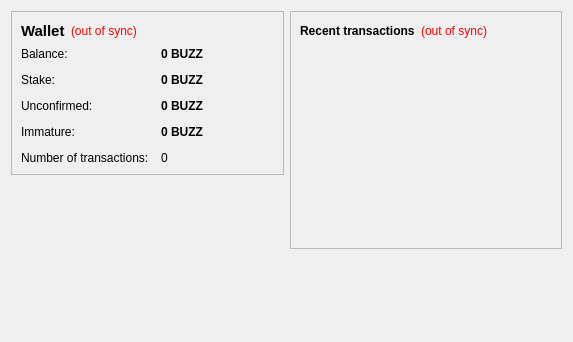
<?xml version="1.0" encoding="UTF-8"?>
<ui version="4.0">
 <class>OverviewPage</class>
 <widget class="QWidget" name="OverviewPage">
  <property name="geometry">
   <rect>
    <x>0</x>
    <y>0</y>
    <width>573</width>
    <height>342</height>
   </rect>
  </property>
  <property name="windowTitle">
   <string>Form</string>
  </property>
  <layout class="QHBoxLayout" name="horizontalLayout" stretch="1,1">
   <item>
    <layout class="QVBoxLayout" name="verticalLayout_2">
     <item>
      <widget class="QFrame" name="frame">
       <property name="frameShape">
        <enum>QFrame::StyledPanel</enum>
       </property>
       <property name="frameShadow">
        <enum>QFrame::Raised</enum>
       </property>
       <layout class="QVBoxLayout" name="verticalLayout_4">
        <item>
         <layout class="QHBoxLayout" name="horizontalLayout_4">
          <item>
           <widget class="QLabel" name="label_5">
            <property name="font">
             <font>
              <pointsize>11</pointsize>
              <weight>75</weight>
              <bold>true</bold>
             </font>
            </property>
            <property name="text">
             <string>Wallet</string>
            </property>
           </widget>
          </item>
          <item>
           <widget class="QLabel" name="labelWalletStatus">
            <property name="toolTip">
             <string>The displayed information may be out of date. Your wallet automatically synchronizes with the BuzzCoin network after a connection is established, but this process has not completed yet.</string>
            </property>
            <property name="styleSheet">
             <string notr="true">QLabel { color: red; }</string>
            </property>
            <property name="text">
             <string notr="true">(out of sync)</string>
            </property>
            <property name="alignment">
             <set>Qt::AlignLeading|Qt::AlignLeft|Qt::AlignVCenter</set>
            </property>
           </widget>
          </item>
          <item>
           <spacer name="horizontalSpacer_2">
            <property name="orientation">
             <enum>Qt::Horizontal</enum>
            </property>
            <property name="sizeHint" stdset="0">
             <size>
              <width>40</width>
              <height>20</height>
             </size>
            </property>
           </spacer>
          </item>
         </layout>
        </item>
        <item>
         <layout class="QFormLayout" name="formLayout_2">
          <property name="fieldGrowthPolicy">
           <enum>QFormLayout::AllNonFixedFieldsGrow</enum>
          </property>
          <property name="horizontalSpacing">
           <number>12</number>
          </property>
          <property name="verticalSpacing">
           <number>12</number>
          </property>
          <item row="0" column="0">
           <widget class="QLabel" name="label">
            <property name="text">
             <string>Balance:</string>
            </property>
           </widget>
          </item>
          <item row="0" column="1">
           <widget class="QLabel" name="labelBalance">
            <property name="font">
             <font>
              <weight>75</weight>
              <bold>true</bold>
             </font>
            </property>
            <property name="cursor">
             <cursorShape>IBeamCursor</cursorShape>
            </property>
            <property name="toolTip">
             <string>Your current balance</string>
            </property>
            <property name="text">
             <string notr="true">0 BUZZ</string>
            </property>
            <property name="textInteractionFlags">
             <set>Qt::LinksAccessibleByMouse|Qt::TextSelectableByKeyboard|Qt::TextSelectableByMouse</set>
            </property>
           </widget>
          </item>
          <item row="1" column="0">
           <widget class="QLabel" name="label_6">
            <property name="text">
             <string>Stake:</string>
            </property>
           </widget>
          </item>
          <item row="1" column="1">
           <widget class="QLabel" name="labelStake">
            <property name="font">
             <font>
              <weight>75</weight>
              <bold>true</bold>
             </font>
            </property>
            <property name="cursor">
             <cursorShape>IBeamCursor</cursorShape>
            </property>
            <property name="toolTip">
             <string>Total of coins that was staked, and do not yet count toward the current balance</string>
            </property>
            <property name="text">
             <string notr="true">0 BUZZ</string>
            </property>
            <property name="textInteractionFlags">
             <set>Qt::LinksAccessibleByMouse|Qt::TextSelectableByKeyboard|Qt::TextSelectableByMouse</set>
            </property>
           </widget>
          </item>
          <item row="2" column="0">
           <widget class="QLabel" name="label_3">
            <property name="text">
             <string>Unconfirmed:</string>
            </property>
           </widget>
          </item>
          <item row="2" column="1">
           <widget class="QLabel" name="labelUnconfirmed">
            <property name="font">
             <font>
              <weight>75</weight>
              <bold>true</bold>
             </font>
            </property>
            <property name="cursor">
             <cursorShape>IBeamCursor</cursorShape>
            </property>
            <property name="toolTip">
             <string>Total of transactions that have yet to be confirmed, and do not yet count toward the current balance</string>
            </property>
            <property name="text">
             <string notr="true">0 BUZZ</string>
            </property>
            <property name="textInteractionFlags">
             <set>Qt::LinksAccessibleByMouse|Qt::TextSelectableByKeyboard|Qt::TextSelectableByMouse</set>
            </property>
           </widget>
          </item>
          <item row="3" column="0">
           <widget class="QLabel" name="labelImmatureText">
            <property name="text">
             <string>Immature:</string>
            </property>
           </widget>
          </item>
          <item row="3" column="1">
           <widget class="QLabel" name="labelImmature">
            <property name="font">
             <font>
              <weight>75</weight>
              <bold>true</bold>
             </font>
            </property>
            <property name="toolTip">
             <string>Mined balance that has not yet matured</string>
            </property>
            <property name="text">
             <string notr="true">0 BUZZ</string>
            </property>
            <property name="textInteractionFlags">
             <set>Qt::LinksAccessibleByMouse|Qt::TextSelectableByKeyboard|Qt::TextSelectableByMouse</set>
            </property>
           </widget>
          </item>
          <item row="4" column="0">
           <widget class="QLabel" name="label_2">
            <property name="text">
             <string>Number of transactions:</string>
            </property>
           </widget>
          </item>
          <item row="4" column="1">
           <widget class="QLabel" name="labelNumTransactions">
            <property name="toolTip">
             <string>Total number of transactions in wallet</string>
            </property>
            <property name="text">
             <string notr="true">0</string>
            </property>
           </widget>
          </item>
         </layout>
        </item>
       </layout>
      </widget>
     </item>
     <item>
      <spacer name="verticalSpacer">
       <property name="orientation">
        <enum>Qt::Vertical</enum>
       </property>
       <property name="sizeHint" stdset="0">
        <size>
         <width>20</width>
         <height>40</height>
        </size>
       </property>
      </spacer>
     </item>
     <item>
      <widget class="QLabel" name="label_6">
       <property name="text">
        <string/>
       </property>
       <property name="pixmap">
        <pixmap resource="../bitcoin.qrc">:/images/backg</pixmap>
       </property>
       <property name="scaledContents">
        <bool>false</bool>
       </property>
       <property name="alignment">
        <set>Qt::AlignCenter</set>
       </property>
       <property name="margin">
        <number>-2</number>
       </property>
      </widget>
     </item>
    </layout>
   </item>
   <item>
    <layout class="QVBoxLayout" name="verticalLayout_3">
     <item>
      <widget class="QFrame" name="frame_2">
       <property name="frameShape">
        <enum>QFrame::StyledPanel</enum>
       </property>
       <property name="frameShadow">
        <enum>QFrame::Raised</enum>
       </property>
       <layout class="QVBoxLayout" name="verticalLayout">
        <item>
         <layout class="QHBoxLayout" name="horizontalLayout_2">
          <item>
           <widget class="QLabel" name="label_4">
            <property name="text">
             <string>&lt;b&gt;Recent transactions&lt;/b&gt;</string>
            </property>
           </widget>
          </item>
          <item>
           <widget class="QLabel" name="labelTransactionsStatus">
            <property name="toolTip">
             <string>The displayed information may be out of date. Your wallet automatically synchronizes with the BuzzCoin network after a connection is established, but this process has not completed yet.</string>
            </property>
            <property name="styleSheet">
             <string notr="true">QLabel { color: red; }</string>
            </property>
            <property name="text">
             <string notr="true">(out of sync)</string>
            </property>
            <property name="alignment">
             <set>Qt::AlignRight|Qt::AlignTrailing|Qt::AlignVCenter</set>
            </property>
           </widget>
          </item>
          <item>
           <spacer name="horizontalSpacer">
            <property name="orientation">
             <enum>Qt::Horizontal</enum>
            </property>
            <property name="sizeHint" stdset="0">
             <size>
              <width>40</width>
              <height>20</height>
             </size>
            </property>
           </spacer>
          </item>
         </layout>
        </item>
        <item>
         <widget class="QListView" name="listTransactions">
          <property name="styleSheet">
           <string notr="true">QListView { background: transparent; }</string>
          </property>
          <property name="frameShape">
           <enum>QFrame::NoFrame</enum>
          </property>
          <property name="verticalScrollBarPolicy">
           <enum>Qt::ScrollBarAlwaysOff</enum>
          </property>
          <property name="horizontalScrollBarPolicy">
           <enum>Qt::ScrollBarAlwaysOff</enum>
          </property>
          <property name="selectionMode">
           <enum>QAbstractItemView::NoSelection</enum>
          </property>
         </widget>
        </item>
       </layout>
      </widget>
     </item>
     <item>
      <spacer name="verticalSpacer_2">
       <property name="orientation">
        <enum>Qt::Vertical</enum>
       </property>
       <property name="sizeHint" stdset="0">
        <size>
         <width>20</width>
         <height>40</height>
        </size>
       </property>
      </spacer>
     </item>
    </layout>
   </item>
  </layout>
 </widget>
 <resources/>
 <connections/>
</ui>
